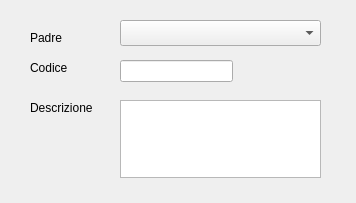
<?xml version="1.0" encoding="UTF-8"?>
<ui version="4.0">
 <class>MainWindow</class>
 <widget class="QMainWindow" name="MainWindow">
  <property name="geometry">
   <rect>
    <x>0</x>
    <y>0</y>
    <width>356</width>
    <height>203</height>
   </rect>
  </property>
  <property name="windowTitle">
   <string>MainWindow</string>
  </property>
  <widget class="QWidget" name="centralwidget">
   <widget class="QLineEdit" name="lineEdit">
    <property name="geometry">
     <rect>
      <x>120</x>
      <y>60</y>
      <width>113</width>
      <height>22</height>
     </rect>
    </property>
    <property name="column" stdset="0">
     <string>codice</string>
    </property>
    <property name="search" stdset="0">
     <bool>true</bool>
    </property>
   </widget>
   <widget class="QTextEdit" name="textEdit">
    <property name="geometry">
     <rect>
      <x>120</x>
      <y>100</y>
      <width>201</width>
      <height>78</height>
     </rect>
    </property>
    <property name="column" stdset="0">
     <string>descrizione</string>
    </property>
   </widget>
   <widget class="QLabel" name="label">
    <property name="geometry">
     <rect>
      <x>30</x>
      <y>60</y>
      <width>62</width>
      <height>16</height>
     </rect>
    </property>
    <property name="text">
     <string>Codice</string>
    </property>
   </widget>
   <widget class="QLabel" name="label_2">
    <property name="geometry">
     <rect>
      <x>30</x>
      <y>100</y>
      <width>81</width>
      <height>16</height>
     </rect>
    </property>
    <property name="text">
     <string>Descrizione</string>
    </property>
   </widget>
   <widget class="com.axiastudio.pypapi.ui.widgets.PyPaPiComboBox" name="comboBox">
    <property name="geometry">
     <rect>
      <x>120</x>
      <y>20</y>
      <width>201</width>
      <height>26</height>
     </rect>
    </property>
    <property name="column" stdset="0">
     <string>tipopadre</string>
    </property>
   </widget>
   <widget class="QLabel" name="label_3">
    <property name="geometry">
     <rect>
      <x>30</x>
      <y>30</y>
      <width>62</width>
      <height>16</height>
     </rect>
    </property>
    <property name="text">
     <string>Padre</string>
    </property>
   </widget>
  </widget>
 </widget>
 <customwidgets>
  <customwidget>
   <class>com.axiastudio.pypapi.ui.widgets.PyPaPiComboBox</class>
   <extends>QComboBox</extends>
   <header>pypapicombobox.h</header>
  </customwidget>
 </customwidgets>
 <resources/>
 <connections/>
</ui>
